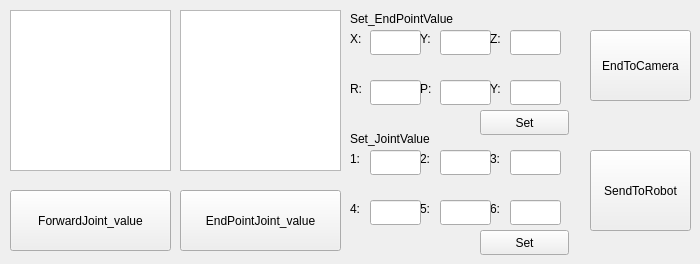
          <widget class="QWidget" name="tab">
           <attribute name="title">
            <string>Control</string>
           </attribute>
           <widget class="QPushButton" name="Joint_subscriber">
            <property name="geometry">
             <rect>
              <x>180</x>
              <y>190</y>
              <width>161</width>
              <height>61</height>
             </rect>
            </property>
            <property name="text">
             <string>EndPointJoint_value</string>
            </property>
           </widget>
           <widget class="QTextEdit" name="txtJointvalue">
            <property name="geometry">
             <rect>
              <x>180</x>
              <y>10</y>
              <width>161</width>
              <height>161</height>
             </rect>
            </property>
           </widget>
           <widget class="QPushButton" name="Joint_FwValue">
            <property name="geometry">
             <rect>
              <x>10</x>
              <y>190</y>
              <width>161</width>
              <height>61</height>
             </rect>
            </property>
            <property name="text">
             <string>ForwardJoint_value</string>
            </property>
           </widget>
           <widget class="QTextEdit" name="txtFWJointValue">
            <property name="geometry">
             <rect>
              <x>10</x>
              <y>10</y>
              <width>161</width>
              <height>161</height>
             </rect>
            </property>
           </widget>
           <widget class="QLineEdit" name="txtsetEndValue_x">
            <property name="geometry">
             <rect>
              <x>370</x>
              <y>30</y>
              <width>51</width>
              <height>25</height>
             </rect>
            </property>
            <property name="text">
             <string/>
            </property>
           </widget>
           <widget class="QLineEdit" name="txtsetEndValue_y">
            <property name="geometry">
             <rect>
              <x>440</x>
              <y>30</y>
              <width>51</width>
              <height>25</height>
             </rect>
            </property>
            <property name="text">
             <string/>
            </property>
           </widget>
           <widget class="QLineEdit" name="txtsetEndValue_z">
            <property name="geometry">
             <rect>
              <x>510</x>
              <y>30</y>
              <width>51</width>
              <height>25</height>
             </rect>
            </property>
            <property name="text">
             <string/>
            </property>
           </widget>
           <widget class="QLineEdit" name="txtsetEndValue_pitch">
            <property name="geometry">
             <rect>
              <x>440</x>
              <y>80</y>
              <width>51</width>
              <height>25</height>
             </rect>
            </property>
            <property name="text">
             <string/>
            </property>
           </widget>
           <widget class="QLineEdit" name="txtsetEndValue_yaw">
            <property name="geometry">
             <rect>
              <x>510</x>
              <y>80</y>
              <width>51</width>
              <height>25</height>
             </rect>
            </property>
            <property name="text">
             <string/>
            </property>
           </widget>
           <widget class="QLineEdit" name="txtsetEndValue_roll">
            <property name="geometry">
             <rect>
              <x>370</x>
              <y>80</y>
              <width>51</width>
              <height>25</height>
             </rect>
            </property>
            <property name="text">
             <string/>
            </property>
           </widget>
           <widget class="QLabel" name="label_7">
            <property name="geometry">
             <rect>
              <x>350</x>
              <y>10</y>
              <width>170</width>
              <height>19</height>
             </rect>
            </property>
            <property name="frameShape">
             <enum>QFrame::NoFrame</enum>
            </property>
            <property name="frameShadow">
             <enum>QFrame::Plain</enum>
            </property>
            <property name="text">
             <string>&lt;html&gt;&lt;head/&gt;&lt;body&gt;&lt;p&gt;Set_EndPointValue&lt;/p&gt;&lt;/body&gt;&lt;/html&gt;</string>
            </property>
           </widget>
           <widget class="QPushButton" name="btnMoveit_setvalue">
            <property name="geometry">
             <rect>
              <x>480</x>
              <y>110</y>
              <width>89</width>
              <height>25</height>
             </rect>
            </property>
            <property name="text">
             <string>Set</string>
            </property>
           </widget>
           <widget class="QLabel" name="label_8">
            <property name="geometry">
             <rect>
              <x>350</x>
              <y>30</y>
              <width>21</width>
              <height>19</height>
             </rect>
            </property>
            <property name="frameShape">
             <enum>QFrame::NoFrame</enum>
            </property>
            <property name="frameShadow">
             <enum>QFrame::Raised</enum>
            </property>
            <property name="text">
             <string>&lt;html&gt;&lt;head/&gt;&lt;body&gt;&lt;p&gt;X:&lt;/p&gt;&lt;/body&gt;&lt;/html&gt;</string>
            </property>
           </widget>
           <widget class="QLabel" name="label_9">
            <property name="geometry">
             <rect>
              <x>420</x>
              <y>30</y>
              <width>21</width>
              <height>19</height>
             </rect>
            </property>
            <property name="frameShape">
             <enum>QFrame::NoFrame</enum>
            </property>
            <property name="frameShadow">
             <enum>QFrame::Raised</enum>
            </property>
            <property name="text">
             <string>&lt;html&gt;&lt;head/&gt;&lt;body&gt;&lt;p&gt;Y:&lt;/p&gt;&lt;/body&gt;&lt;/html&gt;</string>
            </property>
           </widget>
           <widget class="QLabel" name="label_10">
            <property name="geometry">
             <rect>
              <x>490</x>
              <y>30</y>
              <width>21</width>
              <height>19</height>
             </rect>
            </property>
            <property name="frameShape">
             <enum>QFrame::NoFrame</enum>
            </property>
            <property name="frameShadow">
             <enum>QFrame::Raised</enum>
            </property>
            <property name="text">
             <string>&lt;html&gt;&lt;head/&gt;&lt;body&gt;&lt;p&gt;Z:&lt;/p&gt;&lt;/body&gt;&lt;/html&gt;</string>
            </property>
           </widget>
           <widget class="QLabel" name="label_11">
            <property name="geometry">
             <rect>
              <x>350</x>
              <y>80</y>
              <width>21</width>
              <height>19</height>
             </rect>
            </property>
            <property name="frameShape">
             <enum>QFrame::NoFrame</enum>
            </property>
            <property name="frameShadow">
             <enum>QFrame::Raised</enum>
            </property>
            <property name="text">
             <string>&lt;html&gt;&lt;head/&gt;&lt;body&gt;&lt;p&gt;R:&lt;/p&gt;&lt;/body&gt;&lt;/html&gt;</string>
            </property>
           </widget>
           <widget class="QLabel" name="label_12">
            <property name="geometry">
             <rect>
              <x>420</x>
              <y>80</y>
              <width>21</width>
              <height>19</height>
             </rect>
            </property>
            <property name="frameShape">
             <enum>QFrame::NoFrame</enum>
            </property>
            <property name="frameShadow">
             <enum>QFrame::Raised</enum>
            </property>
            <property name="text">
             <string>&lt;html&gt;&lt;head/&gt;&lt;body&gt;&lt;p&gt;P:&lt;/p&gt;&lt;/body&gt;&lt;/html&gt;</string>
            </property>
           </widget>
           <widget class="QLabel" name="label_13">
            <property name="geometry">
             <rect>
              <x>490</x>
              <y>80</y>
              <width>21</width>
              <height>19</height>
             </rect>
            </property>
            <property name="frameShape">
             <enum>QFrame::NoFrame</enum>
            </property>
            <property name="frameShadow">
             <enum>QFrame::Raised</enum>
            </property>
            <property name="text">
             <string>&lt;html&gt;&lt;head/&gt;&lt;body&gt;&lt;p&gt;Y:&lt;/p&gt;&lt;/body&gt;&lt;/html&gt;</string>
            </property>
           </widget>
           <widget class="QLabel" name="label_14">
            <property name="geometry">
             <rect>
              <x>420</x>
              <y>200</y>
              <width>21</width>
              <height>19</height>
             </rect>
            </property>
            <property name="frameShape">
             <enum>QFrame::NoFrame</enum>
            </property>
            <property name="frameShadow">
             <enum>QFrame::Raised</enum>
            </property>
            <property name="text">
             <string>&lt;html&gt;&lt;head/&gt;&lt;body&gt;&lt;p&gt;5:&lt;/p&gt;&lt;/body&gt;&lt;/html&gt;</string>
            </property>
           </widget>
           <widget class="QLineEdit" name="txtsetJointValue_2">
            <property name="geometry">
             <rect>
              <x>440</x>
              <y>150</y>
              <width>51</width>
              <height>25</height>
             </rect>
            </property>
            <property name="text">
             <string/>
            </property>
           </widget>
           <widget class="QLabel" name="label_15">
            <property name="geometry">
             <rect>
              <x>490</x>
              <y>200</y>
              <width>21</width>
              <height>19</height>
             </rect>
            </property>
            <property name="frameShape">
             <enum>QFrame::NoFrame</enum>
            </property>
            <property name="frameShadow">
             <enum>QFrame::Raised</enum>
            </property>
            <property name="text">
             <string>&lt;html&gt;&lt;head/&gt;&lt;body&gt;&lt;p&gt;6:&lt;/p&gt;&lt;/body&gt;&lt;/html&gt;</string>
            </property>
           </widget>
           <widget class="QLineEdit" name="txtsetJointValue_3">
            <property name="geometry">
             <rect>
              <x>510</x>
              <y>150</y>
              <width>51</width>
              <height>25</height>
             </rect>
            </property>
            <property name="text">
             <string/>
            </property>
           </widget>
           <widget class="QLabel" name="label_16">
            <property name="geometry">
             <rect>
              <x>350</x>
              <y>150</y>
              <width>21</width>
              <height>19</height>
             </rect>
            </property>
            <property name="frameShape">
             <enum>QFrame::NoFrame</enum>
            </property>
            <property name="frameShadow">
             <enum>QFrame::Raised</enum>
            </property>
            <property name="text">
             <string>&lt;html&gt;&lt;head/&gt;&lt;body&gt;&lt;p&gt;1:&lt;/p&gt;&lt;/body&gt;&lt;/html&gt;</string>
            </property>
           </widget>
           <widget class="QLineEdit" name="txtsetJointValue_5">
            <property name="geometry">
             <rect>
              <x>440</x>
              <y>200</y>
              <width>51</width>
              <height>25</height>
             </rect>
            </property>
            <property name="text">
             <string/>
            </property>
           </widget>
           <widget class="QLabel" name="label_17">
            <property name="geometry">
             <rect>
              <x>420</x>
              <y>150</y>
              <width>21</width>
              <height>19</height>
             </rect>
            </property>
            <property name="frameShape">
             <enum>QFrame::NoFrame</enum>
            </property>
            <property name="frameShadow">
             <enum>QFrame::Raised</enum>
            </property>
            <property name="text">
             <string>&lt;html&gt;&lt;head/&gt;&lt;body&gt;&lt;p&gt;2:&lt;/p&gt;&lt;/body&gt;&lt;/html&gt;</string>
            </property>
           </widget>
           <widget class="QLineEdit" name="txtsetJointValue_6">
            <property name="geometry">
             <rect>
              <x>510</x>
              <y>200</y>
              <width>51</width>
              <height>25</height>
             </rect>
            </property>
            <property name="text">
             <string/>
            </property>
           </widget>
           <widget class="QLabel" name="label_18">
            <property name="geometry">
             <rect>
              <x>350</x>
              <y>130</y>
              <width>170</width>
              <height>19</height>
             </rect>
            </property>
            <property name="frameShape">
             <enum>QFrame::NoFrame</enum>
            </property>
            <property name="frameShadow">
             <enum>QFrame::Plain</enum>
            </property>
            <property name="text">
             <string>&lt;html&gt;&lt;head/&gt;&lt;body&gt;&lt;p&gt;Set_JointValue&lt;/p&gt;&lt;/body&gt;&lt;/html&gt;</string>
            </property>
           </widget>
           <widget class="QLineEdit" name="txtsetJointValue_4">
            <property name="geometry">
             <rect>
              <x>370</x>
              <y>200</y>
              <width>51</width>
              <height>25</height>
             </rect>
            </property>
            <property name="text">
             <string/>
            </property>
           </widget>
           <widget class="QLineEdit" name="txtsetJointValue_1">
            <property name="geometry">
             <rect>
              <x>370</x>
              <y>150</y>
              <width>51</width>
              <height>25</height>
             </rect>
            </property>
            <property name="text">
             <string/>
            </property>
           </widget>
           <widget class="QLabel" name="label_19">
            <property name="geometry">
             <rect>
              <x>350</x>
              <y>200</y>
              <width>21</width>
              <height>19</height>
             </rect>
            </property>
            <property name="frameShape">
             <enum>QFrame::NoFrame</enum>
            </property>
            <property name="frameShadow">
             <enum>QFrame::Raised</enum>
            </property>
            <property name="text">
             <string>&lt;html&gt;&lt;head/&gt;&lt;body&gt;&lt;p&gt;4:&lt;/p&gt;&lt;/body&gt;&lt;/html&gt;</string>
            </property>
           </widget>
           <widget class="QPushButton" name="btnMoveit_setJointValue">
            <property name="geometry">
             <rect>
              <x>480</x>
              <y>230</y>
              <width>89</width>
              <height>25</height>
             </rect>
            </property>
            <property name="text">
             <string>Set</string>
            </property>
           </widget>
           <widget class="QLabel" name="label_20">
            <property name="geometry">
             <rect>
              <x>490</x>
              <y>150</y>
              <width>21</width>
              <height>19</height>
             </rect>
            </property>
            <property name="frameShape">
             <enum>QFrame::NoFrame</enum>
            </property>
            <property name="frameShadow">
             <enum>QFrame::Raised</enum>
            </property>
            <property name="text">
             <string>&lt;html&gt;&lt;head/&gt;&lt;body&gt;&lt;p&gt;3:&lt;/p&gt;&lt;/body&gt;&lt;/html&gt;</string>
            </property>
           </widget>
           <widget class="QPushButton" name="btnSendtoRobot">
            <property name="geometry">
             <rect>
              <x>590</x>
              <y>150</y>
              <width>101</width>
              <height>81</height>
             </rect>
            </property>
            <property name="text">
             <string>SendToRobot</string>
            </property>
           </widget>
           <widget class="QPushButton" name="btnEndToCameraCoordinate">
            <property name="geometry">
             <rect>
              <x>590</x>
              <y>30</y>
              <width>101</width>
              <height>71</height>
             </rect>
            </property>
            <property name="text">
             <string>EndToCamera</string>
            </property>
           </widget>
          </widget>
